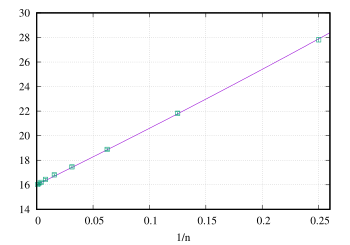

This figure's gnuplot source:
set xrange [0:0.26]
set grid
set xlabel "1/n"
mu = 2
sigma2 = 2.25
sx = 0
plot \
(2*x**2)*sx*mu + (5*x)*sigma2*mu**2+(2*x**2)*sigma2**2+mu**4 notitle, \
"< tail -10 ../../stat/normal_distribution.op" u (1/$1):2:3 w e notitle pt 4
